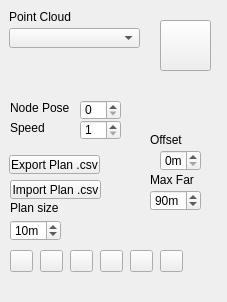
<?xml version="1.0" encoding="UTF-8"?>
<ui version="4.0">
 <class>ImageStichedViewer</class>
 <widget class="QWidget" name="stichedWidget">
  <property name="geometry">
   <rect>
    <x>0</x>
    <y>0</y>
    <width>227</width>
    <height>302</height>
   </rect>
  </property>
  <widget class="QLabel" name="label">
   <property name="geometry">
    <rect>
     <x>9</x>
     <y>9</y>
     <width>81</width>
     <height>16</height>
    </rect>
   </property>
   <property name="text">
    <string>Point Cloud</string>
   </property>
  </widget>
  <widget class="QComboBox" name="comboBoxPointCloud">
   <property name="geometry">
    <rect>
     <x>9</x>
     <y>28</y>
     <width>131</width>
     <height>20</height>
    </rect>
   </property>
   <property name="sizePolicy">
    <sizepolicy hsizetype="Expanding" vsizetype="Fixed">
     <horstretch>0</horstretch>
     <verstretch>0</verstretch>
    </sizepolicy>
   </property>
  </widget>
  <widget class="QSpinBox" name="spinBoxNode">
   <property name="geometry">
    <rect>
     <x>80</x>
     <y>100</y>
     <width>41</width>
     <height>20</height>
    </rect>
   </property>
  </widget>
  <widget class="QToolButton" name="exportCSVPlan">
   <property name="geometry">
    <rect>
     <x>9</x>
     <y>155</y>
     <width>91</width>
     <height>19</height>
    </rect>
   </property>
   <property name="text">
    <string>Export Plan .csv</string>
   </property>
  </widget>
  <widget class="QToolButton" name="importCSVPlan">
   <property name="geometry">
    <rect>
     <x>10</x>
     <y>180</y>
     <width>91</width>
     <height>19</height>
    </rect>
   </property>
   <property name="text">
    <string>Import Plan .csv</string>
   </property>
  </widget>
  <widget class="QSpinBox" name="spinBoxPlan">
   <property name="geometry">
    <rect>
     <x>10</x>
     <y>220</y>
     <width>51</width>
     <height>21</height>
    </rect>
   </property>
   <property name="suffix">
    <string>m</string>
   </property>
   <property name="minimum">
    <number>1</number>
   </property>
   <property name="maximum">
    <number>1000</number>
   </property>
   <property name="value">
    <number>10</number>
   </property>
   <property name="displayIntegerBase">
    <number>10</number>
   </property>
  </widget>
  <widget class="QToolButton" name="poseCenterButtonFront">
   <property name="geometry">
    <rect>
     <x>10</x>
     <y>250</y>
     <width>23</width>
     <height>22</height>
    </rect>
   </property>
   <property name="toolTip">
    <string>Front View Cam</string>
   </property>
   <property name="icon">
    <iconset>
     <normaloff>:/CC/images/ccViewYpos.png</normaloff>:/CC/images/ccViewYpos.png</iconset>
   </property>
  </widget>
  <widget class="QToolButton" name="chooseImage">
   <property name="geometry">
    <rect>
     <x>160</x>
     <y>20</y>
     <width>51</width>
     <height>51</height>
    </rect>
   </property>
   <property name="icon">
    <iconset>
     <normaloff>:/CC/images/ccPointPicking.png</normaloff>:/CC/images/ccPointPicking.png</iconset>
   </property>
  </widget>
  <widget class="QLabel" name="label_3">
   <property name="geometry">
    <rect>
     <x>10</x>
     <y>100</y>
     <width>61</width>
     <height>16</height>
    </rect>
   </property>
   <property name="text">
    <string>Node Pose</string>
   </property>
  </widget>
  <widget class="QLabel" name="label_4">
   <property name="geometry">
    <rect>
     <x>10</x>
     <y>200</y>
     <width>61</width>
     <height>16</height>
    </rect>
   </property>
   <property name="text">
    <string>Plan size</string>
   </property>
  </widget>
  <widget class="QToolButton" name="poseCenterButtonBack">
   <property name="geometry">
    <rect>
     <x>40</x>
     <y>250</y>
     <width>23</width>
     <height>22</height>
    </rect>
   </property>
   <property name="toolTip">
    <string>Back View Cam</string>
   </property>
   <property name="icon">
    <iconset>
     <normaloff>:/CC/images/ccViewYneg.png</normaloff>:/CC/images/ccViewYneg.png</iconset>
   </property>
  </widget>
  <widget class="QToolButton" name="poseCenterButtonRight">
   <property name="geometry">
    <rect>
     <x>70</x>
     <y>250</y>
     <width>23</width>
     <height>22</height>
    </rect>
   </property>
   <property name="toolTip">
    <string>Right View Cam</string>
   </property>
   <property name="icon">
    <iconset>
     <normaloff>:/CC/images/ccViewXneg.png</normaloff>:/CC/images/ccViewXneg.png</iconset>
   </property>
  </widget>
  <widget class="QToolButton" name="poseCenterButtonLeft">
   <property name="geometry">
    <rect>
     <x>100</x>
     <y>250</y>
     <width>23</width>
     <height>22</height>
    </rect>
   </property>
   <property name="toolTip">
    <string>Left View Cam</string>
   </property>
   <property name="icon">
    <iconset>
     <normaloff>:/CC/images/ccViewXpos.png</normaloff>:/CC/images/ccViewXpos.png</iconset>
   </property>
  </widget>
  <widget class="QToolButton" name="poseCenterButtonFloor">
   <property name="geometry">
    <rect>
     <x>130</x>
     <y>250</y>
     <width>23</width>
     <height>22</height>
    </rect>
   </property>
   <property name="toolTip">
    <string>Floor View Cam</string>
   </property>
   <property name="icon">
    <iconset>
     <normaloff>:/CC/images/ccViewZneg.png</normaloff>:/CC/images/ccViewZneg.png</iconset>
   </property>
  </widget>
  <widget class="QToolButton" name="poseCenterButtonRoof">
   <property name="geometry">
    <rect>
     <x>160</x>
     <y>250</y>
     <width>23</width>
     <height>22</height>
    </rect>
   </property>
   <property name="toolTip">
    <string>Roof View Cam</string>
   </property>
   <property name="icon">
    <iconset>
     <normaloff>:/CC/images/ccViewZpos.png</normaloff>:/CC/images/ccViewZpos.png</iconset>
   </property>
  </widget>
  <widget class="QSpinBox" name="spinBoxOff">
   <property name="geometry">
    <rect>
     <x>160</x>
     <y>150</y>
     <width>41</width>
     <height>21</height>
    </rect>
   </property>
   <property name="suffix">
    <string>m</string>
   </property>
   <property name="minimum">
    <number>0</number>
   </property>
   <property name="maximum">
    <number>1000</number>
   </property>
   <property name="value">
    <number>0</number>
   </property>
   <property name="displayIntegerBase">
    <number>10</number>
   </property>
  </widget>
  <widget class="QLabel" name="label_5">
   <property name="geometry">
    <rect>
     <x>150</x>
     <y>130</y>
     <width>51</width>
     <height>20</height>
    </rect>
   </property>
   <property name="text">
    <string>Offset</string>
   </property>
  </widget>
  <widget class="QLabel" name="label_6">
   <property name="geometry">
    <rect>
     <x>150</x>
     <y>170</y>
     <width>51</width>
     <height>20</height>
    </rect>
   </property>
   <property name="text">
    <string>Max Far</string>
   </property>
  </widget>
  <widget class="QSpinBox" name="spinBoxFar">
   <property name="geometry">
    <rect>
     <x>150</x>
     <y>190</y>
     <width>51</width>
     <height>21</height>
    </rect>
   </property>
   <property name="suffix">
    <string>m</string>
   </property>
   <property name="minimum">
    <number>1</number>
   </property>
   <property name="maximum">
    <number>179</number>
   </property>
   <property name="value">
    <number>90</number>
   </property>
   <property name="displayIntegerBase">
    <number>10</number>
   </property>
  </widget>
  <widget class="QSpinBox" name="spinBoxNodeSpeed">
   <property name="geometry">
    <rect>
     <x>80</x>
     <y>120</y>
     <width>41</width>
     <height>20</height>
    </rect>
   </property>
   <property name="minimum">
    <number>1</number>
   </property>
   <property name="maximum">
    <number>100</number>
   </property>
  </widget>
  <widget class="QLabel" name="label_7">
   <property name="geometry">
    <rect>
     <x>10</x>
     <y>120</y>
     <width>61</width>
     <height>16</height>
    </rect>
   </property>
   <property name="text">
    <string>Speed</string>
   </property>
  </widget>
 </widget>
 <resources/>
 <connections/>
 <buttongroups>
  <buttongroup name="buttonGroup"/>
 </buttongroups>
</ui>
